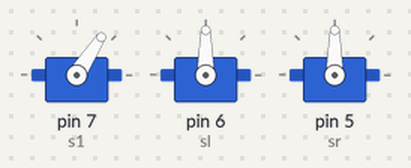
The sketch below on a simulated Arduino Uno, built with avr-gcc and run on an emulated ATmega328P. Parts: 3 × servo.

Above: at 0.45 s.
At 0.8 s:
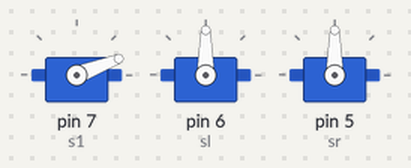
At 4.05 s:
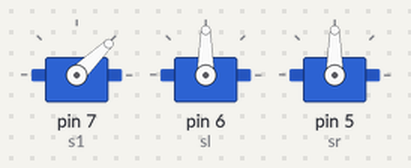
Timing chart, 0 to 9.3 s (numbered marks = the images above):
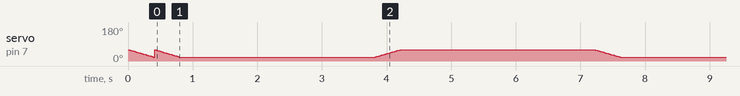

The sketch:

servo_lib.ino
```cpp
#include<Servo.h>
Servo s1;
Servo sl;
Servo sr;
void setup()
{
  s1.attach(7);
  sl.attach(6);
  sr.attach(5);
  s1.write(30);
  up();
}
void loop()
{
  up();
  //grip();
  delay(3000);
  //release_();
  down();
  delay(3000);
}
void up()
{
  for(int i = 0;i<40;i++)
  {
    s1.write(60-i);
    delay(10);
  }
}
void down()
{
  for(int i = 0;i<40;i++)
  {
    s1.write(20+i);
    delay(10);
  }
}

void grip()
{
  for(int i = 0;i<50;i++)
  {
    sl.write(10+i);
    sr.write(170-i);
    delay(10);
  }
  delay(1000);
}
void release_()
{
  for(int i = 0;i<50;i++)
  {
    sl.write(60-i);
    sr.write(120+i);
    delay(10);
  }
  delay(1000);
}
```
